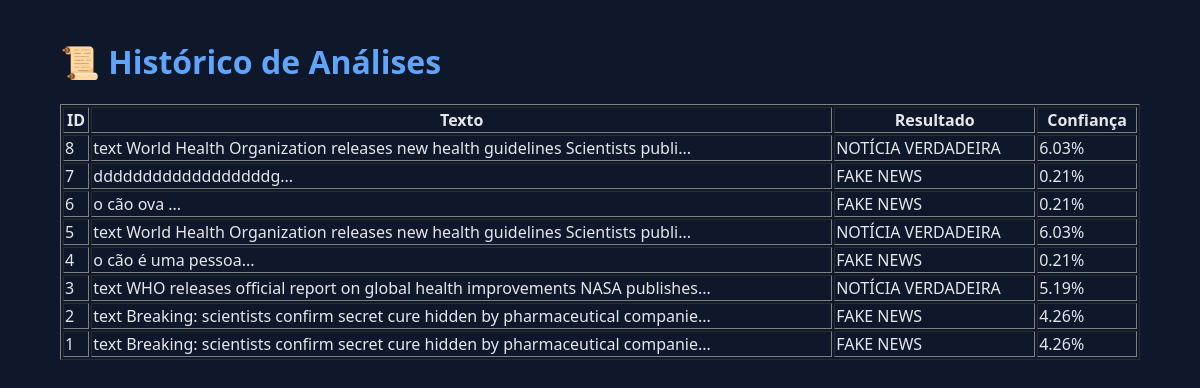
The app's page /history with its own data.
### tables this page shows
CREATE TABLE history (
        id INTEGER PRIMARY KEY AUTOINCREMENT,
        text TEXT,
        result TEXT,
        confidence REAL,
        created_at TIMESTAMP DEFAULT CURRENT_TIMESTAMP
    );

### app.py (the view)
@app.route('/history')
def history():
    data = get_all()
    return render_template("history.html", data=data)

### utils/database.py (called while the page is built)
def get_all():
    conn = sqlite3.connect(DB)
    cursor = conn.cursor()
    cursor.execute("SELECT * FROM history ORDER BY id DESC")
    data = cursor.fetchall()
    conn.close()
    return data

### utils/history.html (shortened to what this page needs)
<!DOCTYPE html>
<html>
<head>
<link rel="stylesheet" href="{{ url_for('static', filename='css/style.css') }}">
</head>
<body>
<div class="container">
<h1>📜 Histórico de Análises</h1>
<table border="1" width="100%">
<tr>
<th>ID</th>
<th>Texto</th>
<th>Resultado</th>
<th>Confiança</th>
</tr>
{% for row in data %}
<tr>
<td>{{ row[0] }}</td>
<td>{{ row[1][:80] }}...</td>
<td>{{ row[2] }}</td>
<td>{{ row[3] }}%</td>
</tr>
{% endfor %}
</table>
</div>
</body>
</html>

### static/css/style.css (style rules this page uses)
body { margin: 0; font-family: "Segoe UI", Arial, sans-serif; background: #0f172a; color: #e5e7eb; }
.container { width: 90%; max-width: 1100px; margin: 40px auto; }
h1, h2 { color: #60a5fa; }

### records on screen
history: id "8", text "text World Health Organization releases new health guidelines Scientists publi", result "NOTÍCIA VERDADEIRA", confidence "6.03"
history: id "7", text "ddddddddddddddddddg", result "FAKE NEWS", confidence "0.21"
history: id "6", text "o cão ova", result "FAKE NEWS", confidence "0.21"
history: id "5", text "text World Health Organization releases new health guidelines Scientists publi", result "NOTÍCIA VERDADEIRA", confidence "6.03"
history: id "4", text "o cão é uma pessoa", result "FAKE NEWS", confidence "0.21"
history: id "3", text "text WHO releases official report on global health improvements NASA publishes", result "NOTÍCIA VERDADEIRA", confidence "5.19"
history: id "2", text "text Breaking: scientists confirm secret cure hidden by pharmaceutical companie", result "FAKE NEWS", confidence "4.26"
history: id "1", text "text Breaking: scientists confirm secret cure hidden by pharmaceutical companie", result "FAKE NEWS", confidence "4.26"
